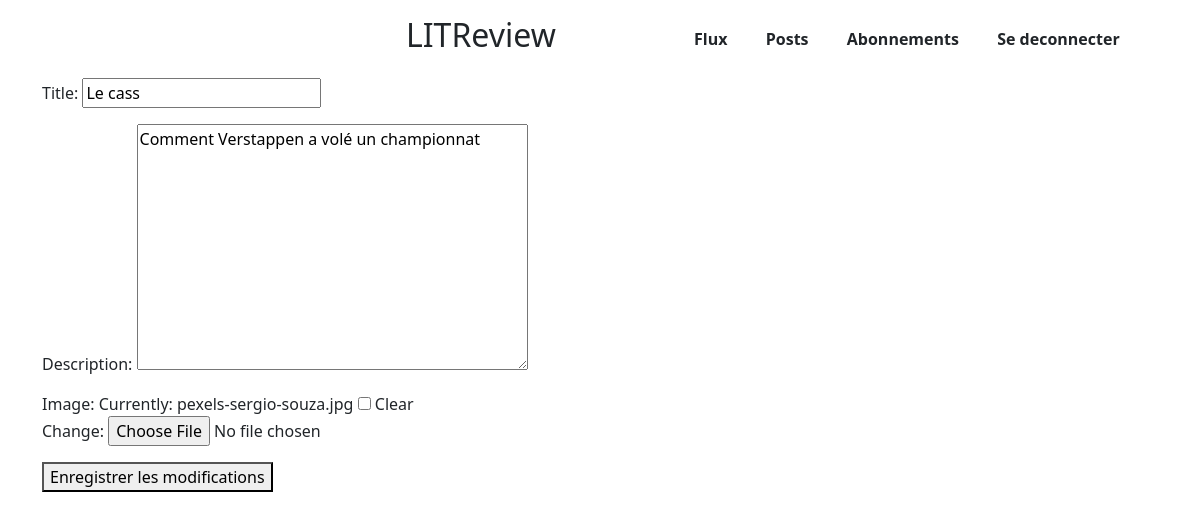
/edit_ticket/2/ (signed in), run on an earlier commit of the app's database.
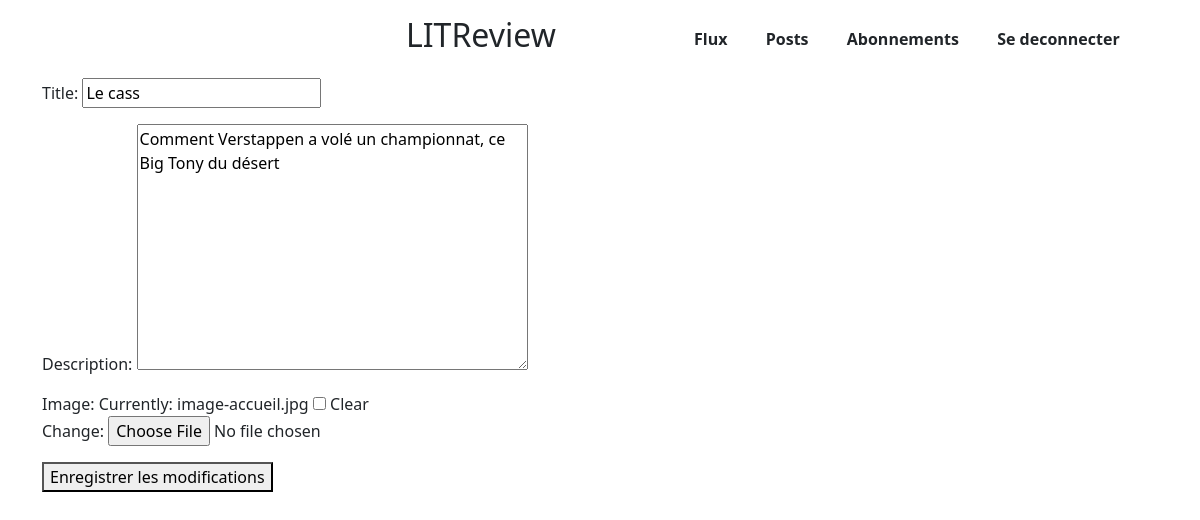
And on a later commit of the database.
### critiques/models.py (models this page shows, shortened)
class Ticket(models.Model):
    title = models.CharField(max_length=128)
    description = models.TextField(max_length=2048, blank=True)
    image = models.ImageField(null=True, blank=True)
    time_created = models.DateTimeField(auto_now_add=True)
    user = models.ForeignKey(to=settings.AUTH_USER_MODEL, on_delete=models.CASCADE)

### critiques/views.py (the view)
# urls.py: path("edit_ticket/<int:ticket_id>/", edit_ticket, name="edit_ticket"),
@login_required
def edit_ticket(request, ticket_id):
    ticket = get_object_or_404(Ticket, pk=ticket_id)
    if request.method == "POST":
        form = TicketForm(request.POST, request.FILES, instance=ticket)
        if form.is_valid():
            form.save()
            return redirect("posts")
    else:
        form = TicketForm(instance=ticket)
    return render(request, "edit_ticket.html", {"form": form, "ticket": ticket})

### critiques/forms.py
class TicketForm(forms.ModelForm):
    class Meta:
        model = Ticket
        fields = ["title", "description", "image"]

### critiques/templates/edit_ticket.html (shortened to what this page needs)
{% extends "base.html" %}
{% load static %}
{% block content %}
<div class="container">
    <form action="" method="post" enctype="multipart/form-data">
    {{ form.as_p }}
    <button type="submit">Enregistrer les modifications</button>
</form>
</div>
{% endblock %}

What changed in the data, as far as the page shows it:
changed Ticket "Le cass": description "Comment Verstappen a volé un championnat" → "Comment Verstappen a volé un championnat, ce Big Tony du désert"
Also different on the page:
text no longer shown: "Title: Description: Image: Currently: pexels-sergio-souza.jpg Clear Change:"
text now shown: "Title: Description: Image: Currently: image-accueil.jpg Clear Change:"
